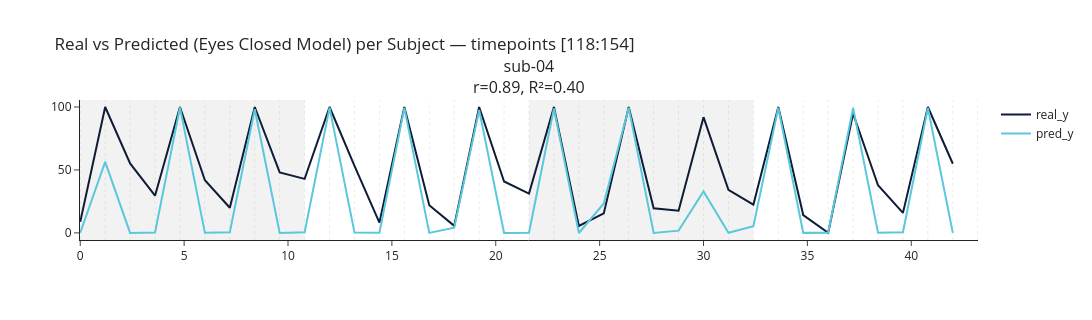

Notebook source saved alongside this figure:
### Code cell
plot_eyesclosed_predictions(evaluation_pretrained, subject_ids= ['sub-04'], n_timepoints=313, cols=1, time_window= (118,154), save_path= "/Users/sinakling/Desktop/")

### Figure 1 — Plotly figure (JSON) as saved in the notebook; plotly's stock layout.template omitted (floating-point values rounded to 4 significant figures)
{"data": [{"line": {"color": "#0E1C36", "width": 2}, "mode": "lines", "name": "real_y", "showlegend": true, "type": "scatter", "x": [0, 1.2, 2.4, 3.6, 4.8, 6, 7.2, 8.4, 9.6, 10.8, 12, 13.2, 14.4, 15.6, 16.8, 18, 19.2, 20.4, 21.6, 22.8, 24, 25.2, 26.4, 27.6, 28.8, 30, 31.2, 32.4, 33.6, 34.8, 36, 37.2, 38.4, 39.6, 40.8, 42], "xaxis": "x", "y": [8.75, 100, 55.17, 29.58, 100, 41.83, 20, 100, 48.08, 42.92, 100, 53.25, 8.083, 100, 22, 5.583, 100, 40.83, 31.25, 100, 5.5, 15.5, 100, 19.58, 17.58, 91.92, 34.25, 22.42, 100, 14.17, 0.08333, 94.83, 37.83, 15.92, 100, 54.92], "yaxis": "y"}, {"line": {"color": "#5AC7DB", "width": 2}, "mode": "lines", "name": "pred_y", "showlegend": true, "type": "scatter", "x": [0, 1.2, 2.4, 3.6, 4.8, 6, 7.2, 8.4, 9.6, 10.8, 12, 13.2, 14.4, 15.6, 16.8, 18, 19.2, 20.4, 21.6, 22.8, 24, 25.2, 26.4, 27.6, 28.8, 30, 31.2, 32.4, 33.6, 34.8, 36, 37.2, 38.4, 39.6, 40.8, 42], "xaxis": "x", "y": [0.159, 56.37, -0.001776, 0.2883, 99.62, 0.03797, 0.55, 98.2, 0.01437, 0.5766, 99.53, 0.2226, 0.1944, 99.3, 0.01622, 4.092, 97.62, -0.04092, 0.1033, 98.92, -0.08477, 23.41, 99.38, -0.009522, 1.785, 32.99, 0.08517, 5.239, 99.37, 0.01917, 0.1888, 99.33, 0.03916, 0.5501, 99.21, -0.005703], "yaxis": "y"}], "layout": {"annotations": [{"font": {"size": 16}, "showarrow": false, "text": "sub-04<br>r=0.89, R²=0.40", "x": 0.5, "xanchor": "center", "xref": "paper", "y": 1, "yanchor": "bottom", "yref": "paper"}], "height": 320, "shapes": [{"fillcolor": "lightgrey", "layer": "below", "line": {"width": 0}, "opacity": 0.3, "type": "rect", "x0": 0, "x1": 10.8, "xref": "x", "y0": 0, "y1": 1, "yref": "y domain"}, {"fillcolor": "white", "layer": "below", "line": {"width": 0}, "opacity": 0.3, "type": "rect", "x0": 10.8, "x1": 21.6, "xref": "x", "y0": 0, "y1": 1, "yref": "y domain"}, {"fillcolor": "lightgrey", "layer": "below", "line": {"width": 0}, "opacity": 0.3, "type": "rect", "x0": 21.6, "x1": 32.4, "xref": "x", "y0": 0, "y1": 1, "yref": "y domain"}, {"fillcolor": "white", "layer": "below", "line": {"width": 0}, "opacity": 0.3, "type": "rect", "x0": 32.4, "x1": 43.2, "xref": "x", "y0": 0, "y1": 1, "yref": "y domain"}, {"layer": "below", "line": {"color": "grey", "dash": "dot", "width": 0.5}, "type": "line", "x0": 0, "x1": 0, "xref": "x", "y0": 0, "y1": 1, "yref": "y domain"}, {"layer": "below", "line": {"color": "grey", "dash": "dot", "width": 0.5}, "type": "line", "x0": 1.2, "x1": 1.2, "xref": "x", "y0": 0, "y1": 1, "yref": "y domain"}, {"layer": "below", "line": {"color": "grey", "dash": "dot", "width": 0.5}, "type": "line", "x0": 2.4, "x1": 2.4, "xref": "x", "y0": 0, "y1": 1, "yref": "y domain"}, {"layer": "below", "line": {"color": "grey", "dash": "dot", "width": 0.5}, "type": "line", "x0": 3.6, "x1": 3.6, "xref": "x", "y0": 0, "y1": 1, "yref": "y domain"}, {"layer": "below", "line": {"color": "grey", "dash": "dot", "width": 0.5}, "type": "line", "x0": 4.8, "x1": 4.8, "xref": "x", "y0": 0, "y1": 1, "yref": "y domain"}, {"layer": "below", "line": {"color": "grey", "dash": "dot", "width": 0.5}, "type": "line", "x0": 6, "x1": 6, "xref": "x", "y0": 0, "y1": 1, "yref": "y domain"}, {"layer": "below", "line": {"color": "grey", "dash": "dot", "width": 0.5}, "type": "line", "x0": 7.2, "x1": 7.2, "xref": "x", "y0": 0, "y1": 1, "yref": "y domain"}, {"layer": "below", "line": {"color": "grey", "dash": "dot", "width": 0.5}, "type": "line", "x0": 8.4, "x1": 8.4, "xref": "x", "y0": 0, "y1": 1, "yref": "y domain"}, {"layer": "below", "line": {"color": "grey", "dash": "dot", "width": 0.5}, "type": "line", "x0": 9.6, "x1": 9.6, "xref": "x", "y0": 0, "y1": 1, "yref": "y domain"}, {"layer": "below", "line": {"color": "grey", "dash": "dot", "width": 0.5}, "type": "line", "x0": 10.8, "x1": 10.8, "xref": "x", "y0": 0, "y1": 1, "yref": "y domain"}, {"layer": "below", "line": {"color": "grey", "dash": "dot", "width": 0.5}, "type": "line", "x0": 12, "x1": 12, "xref": "x", "y0": 0, "y1": 1, "yref": "y domain"}, {"layer": "below", "line": {"color": "grey", "dash": "dot", "width": 0.5}, "type": "line", "x0": 13.2, "x1": 13.2, "xref": "x", "y0": 0, "y1": 1, "yref": "y domain"}, {"layer": "below", "line": {"color": "grey", "dash": "dot", "width": 0.5}, "type": "line", "x0": 14.4, "x1": 14.4, "xref": "x", "y0": 0, "y1": 1, "yref": "y domain"}, {"layer": "below", "line": {"color": "grey", "dash": "dot", "width": 0.5}, "type": "line", "x0": 15.6, "x1": 15.6, "xref": "x", "y0": 0, "y1": 1, "yref": "y domain"}, {"layer": "below", "line": {"color": "grey", "dash": "dot", "width": 0.5}, "type": "line", "x0": 16.8, "x1": 16.8, "xref": "x", "y0": 0, "y1": 1, "yref": "y domain"}, {"layer": "below", "line": {"color": "grey", "dash": "dot", "width": 0.5}, "type": "line", "x0": 18, "x1": 18, "xref": "x", "y0": 0, "y1": 1, "yref": "y domain"}, {"layer": "below", "line": {"color": "grey", "dash": "dot", "width": 0.5}, "type": "line", "x0": 19.2, "x1": 19.2, "xref": "x", "y0": 0, "y1": 1, "yref": "y domain"}, {"layer": "below", "line": {"color": "grey", "dash": "dot", "width": 0.5}, "type": "line", "x0": 20.4, "x1": 20.4, "xref": "x", "y0": 0, "y1": 1, "yref": "y domain"}, {"layer": "below", "line": {"color": "grey", "dash": "dot", "width": 0.5}, "type": "line", "x0": 21.6, "x1": 21.6, "xref": "x", "y0": 0, "y1": 1, "yref": "y domain"}, {"layer": "below", "line": {"color": "grey", "dash": "dot", "width": 0.5}, "type": "line", "x0": 22.8, "x1": 22.8, "xref": "x", "y0": 0, "y1": 1, "yref": "y domain"}, {"layer": "below", "line": {"color": "grey", "dash": "dot", "width": 0.5}, "type": "line", "x0": 24, "x1": 24, "xref": "x", "y0": 0, "y1": 1, "yref": "y domain"}, {"layer": "below", "line": {"color": "grey", "dash": "dot", "width": 0.5}, "type": "line", "x0": 25.2, "x1": 25.2, "xref": "x", "y0": 0, "y1": 1, "yref": "y domain"}, {"layer": "below", "line": {"color": "grey", "dash": "dot", "width": 0.5}, "type": "line", "x0": 26.4, "x1": 26.4, "xref": "x", "y0": 0, "y1": 1, "yref": "y domain"}, {"layer": "below", "line": {"color": "grey", "dash": "dot", "width": 0.5}, "type": "line", "x0": 27.6, "x1": 27.6, "xref": "x", "y0": 0, "y1": 1, "yref": "y domain"}, {"layer": "below", "line": {"color": "grey", "dash": "dot", "width": 0.5}, "type": "line", "x0": 28.8, "x1": 28.8, "xref": "x", "y0": 0, "y1": 1, "yref": "y domain"}, {"layer": "below", "line": {"color": "grey", "dash": "dot", "width": 0.5}, "type": "line", "x0": 30, "x1": 30, "xref": "x", "y0": 0, "y1": 1, "yref": "y domain"}, {"layer": "below", "line": {"color": "grey", "dash": "dot", "width": 0.5}, "type": "line", "x0": 31.2, "x1": 31.2, "xref": "x", "y0": 0, "y1": 1, "yref": "y domain"}, {"layer": "below", "line": {"color": "grey", "dash": "dot", "width": 0.5}, "type": "line", "x0": 32.4, "x1": 32.4, "xref": "x", "y0": 0, "y1": 1, "yref": "y domain"}, {"layer": "below", "line": {"color": "grey", "dash": "dot", "width": 0.5}, "type": "line", "x0": 33.6, "x1": 33.6, "xref": "x", "y0": 0, "y1": 1, "yref": "y domain"}, {"layer": "below", "line": {"color": "grey", "dash": "dot", "width": 0.5}, "type": "line", "x0": 34.8, "x1": 34.8, "xref": "x", "y0": 0, "y1": 1, "yref": "y domain"}, {"layer": "below", "line": {"color": "grey", "dash": "dot", "width": 0.5}, "type": "line", "x0": 36, "x1": 36, "xref": "x", "y0": 0, "y1": 1, "yref": "y domain"}, {"layer": "below", "line": {"color": "grey", "dash": "dot", "width": 0.5}, "type": "line", "x0": 37.2, "x1": 37.2, "xref": "x", "y0": 0, "y1": 1, "yref": "y domain"}, {"layer": "below", "line": {"color": "grey", "dash": "dot", "width": 0.5}, "type": "line", "x0": 38.4, "x1": 38.4, "xref": "x", "y0": 0, "y1": 1, "yref": "y domain"}, {"layer": "below", "line": {"color": "grey", "dash": "dot", "width": 0.5}, "type": "line", "x0": 39.6, "x1": 39.6, "xref": "x", "y0": 0, "y1": 1, "yref": "y domain"}, {"layer": "below", "line": {"color": "grey", "dash": "dot", "width": 0.5}, "type": "line", "x0": 40.8, "x1": 40.8, "xref": "x", "y0": 0, "y1": 1, "yref": "y domain"}, {"layer": "below", "line": {"color": "grey", "dash": "dot", "width": 0.5}, "type": "line", "x0": 42, "x1": 42, "xref": "x", "y0": 0, "y1": 1, "yref": "y domain"}, {"layer": "below", "line": {"color": "grey", "dash": "dot", "width": 0.5}, "type": "line", "x0": 43.2, "x1": 43.2, "xref": "x", "y0": 0, "y1": 1, "yref": "y domain"}], "showlegend": true, "title": {"text": "Real vs Predicted (Eyes Closed Model) per Subject — timepoints [118:154]"}, "width": 1800, "xaxis": {"anchor": "y", "domain": [0, 1]}, "yaxis": {"anchor": "x", "domain": [0, 1]}}}
